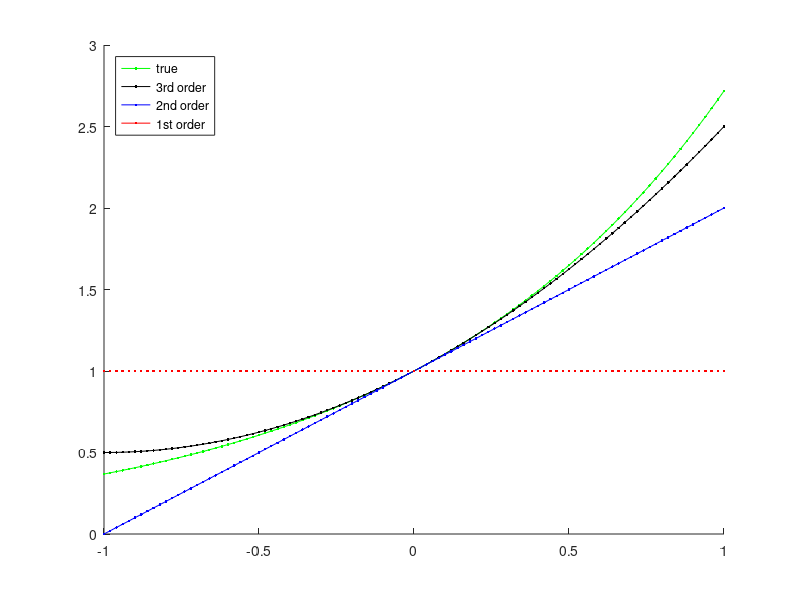
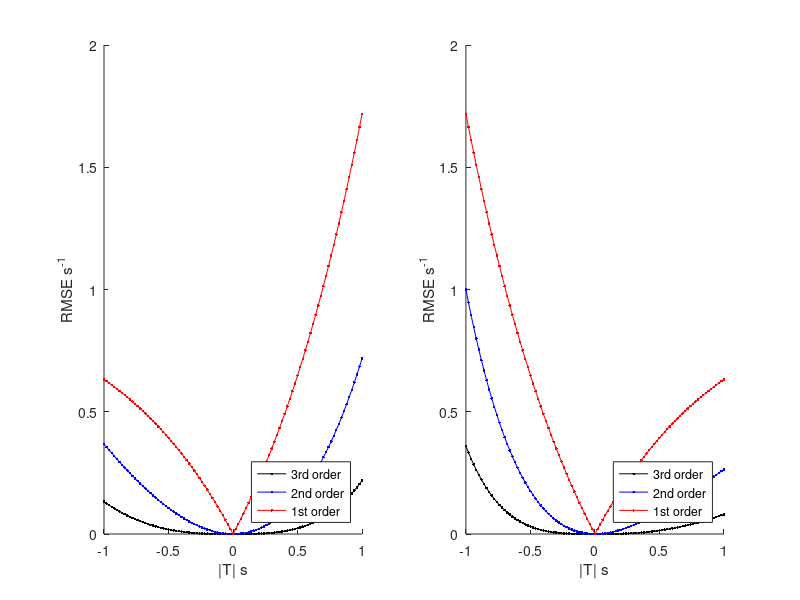

Source code (MATLAB) for these figures, in order: (Note: this script raises an error after producing the figures.)
close all
clear all
clc

n = 101;
x = linspace(-1,1,n);
%true = 1./(x+1);
%approx1 = 1;
%approx2 = 1-x;
%approx3 = 1-x+x.^2;

true = exp(x);
approx1 = 1;
approx2 = 1+x;
approx3 = 1+x+x.^2./2;


aerror1 = abs(approx1-true);
rerror1 = abs(approx1-true)./abs(true);

aerror2 = abs(approx2-true);
rerror2 = abs(approx2-true)./abs(true);

aerror3 = abs(approx3-true);
rerror3 = abs(approx3-true)./abs(true);

figure
hold on
plot(x,true,'g.-')
plot(x,approx3,'k.-')
plot(x,approx2,'b.-')
plot(x,approx1,'r.-')
legend('true','3rd order','2nd order','1st order','Location','northwest')


figure
subplot(121)
hold on
plot(x,aerror3,'k.-')
plot(x,aerror2,'b.-')
plot(x,aerror1,'r.-')
legend('3rd order','2nd order','1st order','Location','southeast')
ylabel('RMSE s^{-1}')
xlabel('|T| s')
subplot(122)
hold on
plot(x,rerror3,'k.-')
plot(x,rerror2,'b.-')
plot(x,rerror1,'r.-')
legend('3rd order','2nd order','1st order','Location','southeast')
ylabel('RMSE s^{-1}')
xlabel('|T| s')

%

%
figure
subplot(121)
hold on
plot(x,aerror3,'k.-')
plot(x,aerror2,'b.-')
plot(x,aerror1,'r.-')
legend('3rd order','2nd order','1st order','Location','southeast')
ylabel('RMSE s^{-1}')
xlabel('|T| s')
set(gca, 'YScale', 'log')
set(gca, 'XScale', 'log')
axis equal
subplot(122)
hold on
plot(x,rerror3,'k.-')
plot(x,rerror2,'b.-')
plot(x,rerror1,'r.-')
legend('3rd order','2nd order','1st order','Location','southeast')
ylabel('RMSE s^{-1}')
xlabel('|T| s')
set(gca, 'YScale', 'log')
set(gca, 'XScale', 'log')
axis equal
%}

%save wrf_plot_data aerror_rerrorected aerror_unrerrorected time
%{
true = 1./(x+1).*cos(x);
approx = 1;
aerror1 = abs(approx-true);
rerror1 = abs(approx-true)./abs(true);

approx = 1-x;
aerror2 = abs(approx-true);
rerror2 = abs(approx-true)./abs(true);

approx = 1-x+0.5*x.^2;
aerror3 = abs(approx-true);
rerror3 = abs(approx-true)./abs(true);

%}